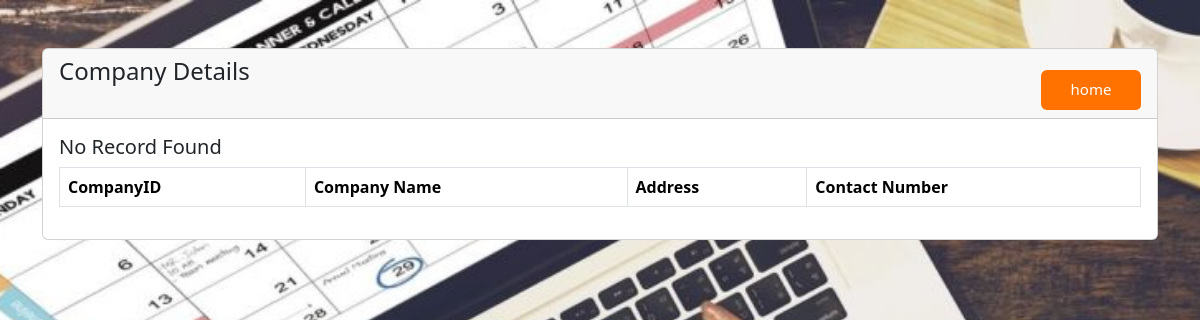
Before: /empcompany.php with the older database file.
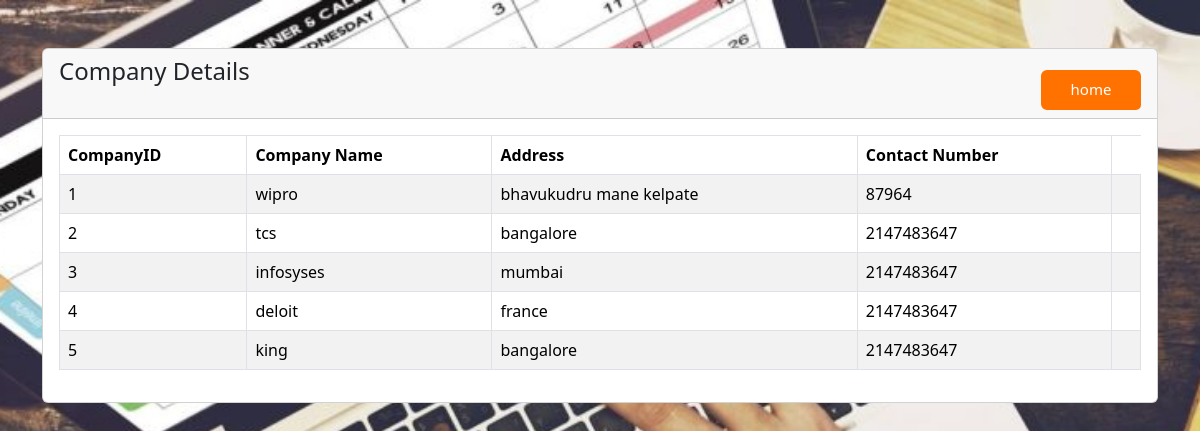
After: the same page with the newer database file.
### tables this page shows
CREATE TABLE `tblcompany` (
  `companyid` int(11) NOT NULL,
  `name` varchar(50) NOT NULL,
  `address` varchar(100) NOT NULL,
  `contactno` int(20) NOT NULL
);

### empcompany.php (the view, shortened to what this page needs)
<?php
    require 'index.php';
?>
<!doctype html>
<html lang="en">
  <head>
    <link href="css/bootstrap.min.css" rel="stylesheet">
	<link rel="stylesheet" href="style.css">
</head>
<body>
    <div class="container mt-5">
        <div class="row">
            <div class="col-md-12">
                <div class="card">
                    <div class="card-header">
                        <h4>Company Details
						<a href="home1.html" class="btn btn-primary float-end">home</a>
                        </h4>
                    </div>
                    <div class="card-body">
                        <table class="table table-bordered table-striped">
                            <thead>
                                <tr>
                                    <th>CompanyID</th>
                                    <th>Company Name</th>
                                    <th>Address</th>
                                    <th>Contact Number</th>
                                </tr>
                            </thead>
                            <tbody>
                                <?php
                                    $query = "SELECT * FROM tblcompany";
                                    $query_run = mysqli_query($conn, $query);
                                    if(mysqli_num_rows($query_run) > 0)
                                    {
                                        foreach($query_run as $company)
                                        {
                                            ?>
                                            <tr>
                                                <td><?= $company['companyid']; ?></td>
                                                <td><?= $company['name']; ?></td>
                                                <td><?= $company['address']; ?></td>
                                                <td><?= $company['contactno']; ?></td>
                                                <td>
                                                </td>
                                            </tr>
                                            <?php
                                        }
                                    }
                                    else
                                    {
                                        echo "<h5> No Record Found </h5>";
                                    }
                                ?>
                            </tbody>
                        </table>
                    </div>
                </div>
            </div>
        </div>
    </div>
</body>
</html>

Changed rows visible on the page:
added tblcompany: companyid "1", name "wipro", address "bhavukudru mane kelpate", contactno "87964"
added tblcompany: companyid "2", name "tcs", address "bangalore", contactno "2147483647"
added tblcompany: companyid "3", name "infosyses", address "mumbai", contactno "2147483647"
added tblcompany: companyid "4", name "deloit", address "france", contactno "2147483647"
added tblcompany: companyid "5", name "king", address "bangalore", contactno "2147483647"
Other visible differences:
text no longer shown: "No Record Found"
